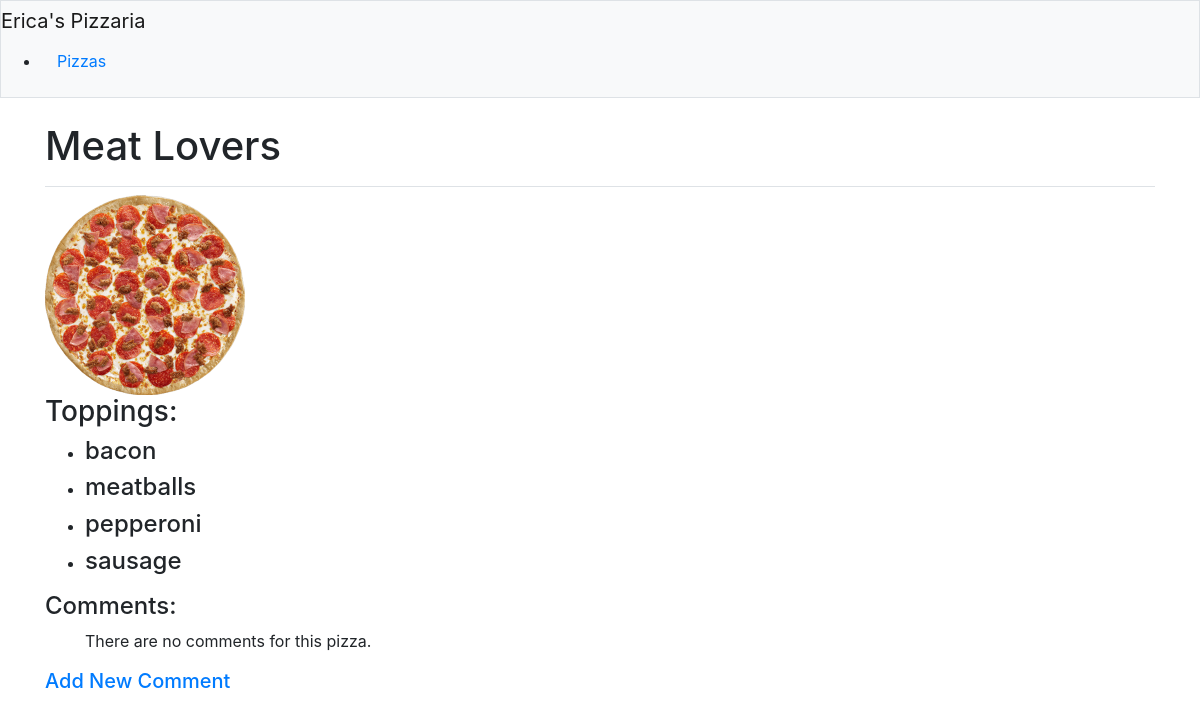
/toppings/3/, run on an earlier commit of the app's database.
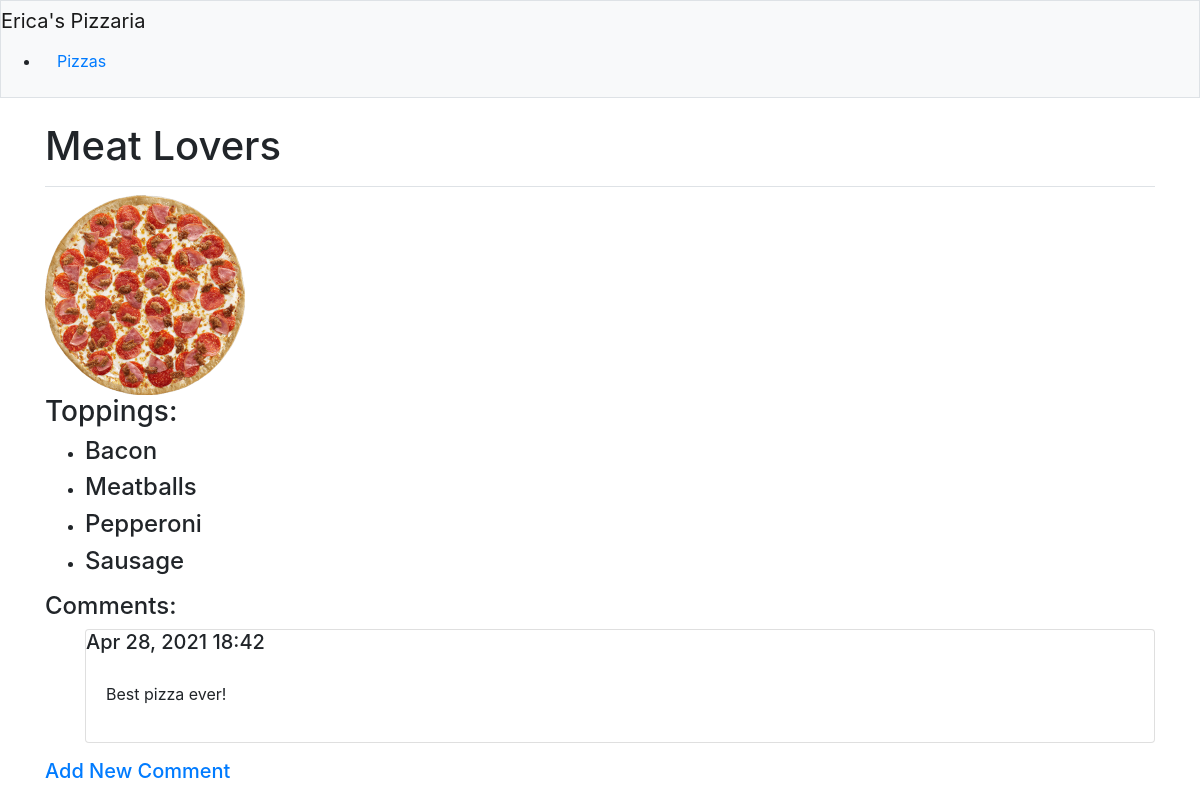
And on a later commit of the database.
### pizzas/models.py (models this page shows, shortened)
class Topping(models.Model):
    pizza = models.ForeignKey(Pizza, on_delete = models.CASCADE)
    name = models.CharField(max_length = 50)

class Comment(models.Model):
    pizza = models.ForeignKey(Pizza,on_delete=models.CASCADE)
    text = models.TextField()
    date_added = models.DateTimeField(auto_now_add=True)

### pizzas/views.py (the view)
# urls.py: path('toppings/<int:pizza_id>/',views.toppings,name='toppings'),
def toppings(request,pizza_id):
    pizza = Pizza.objects.get(id=pizza_id)
    toppings = pizza.topping_set.order_by('name')
    comment = pizza.comment_set.order_by('date_added')
    context = {'pizza':pizza, 'toppings':toppings, 'comment':comment}
    return render(request,'pizzas/toppings.html',context)

### pizzas/models.py (called while the page is built)
    def __str__(self):
        return self.name

### pizzas/templates/pizzas/toppings.html
{% extends "pizzas/base.html" %}
{% block page_header %}
<h1>{{ pizza }}</h1>
{% endblock page_header %}
{% block content %}
{% load static %}
{% if pizza.id == 1 %}
<img src="{% static 'pizzas/images/cheesepizza.png' %}">
{% elif pizza.id == 2 %}
<img src="{% static 'pizzas/images/pepperonipizza.png' %}">
{% elif pizza.id == 3 %}
<img src="{% static 'pizzas/images/meatloverspizza.png' %}">
{% else %}
<img src="{% static 'pizzas/images/hawaiianpizza.png' %}">
{% endif %}
<h3>Toppings:</h3>
<ul>
    {% for t in toppings %}
    <li>
        <h4>
            {{ t.name }}
        </h4>
    </li>
    {% empty %}
    <li>
        <h4>No toppings have been added yet.</h4>
    </li>
    {% endfor %}
</ul>
<h4>Comments:</h4>
<ul>
    {% for c in comment %}
    <div class="card mb-3">
        <h5 class+"card-header">
            {{ c.date_added|date:'M d, Y H:i' }}
        </h5>
        <div class="card-body">
            {{ c.text|linebreaks }}
        </div>
    </div>
    {% empty %}
    <p>There are no comments for this pizza.</p>
    {% endfor %}
</ul>
<h5><a href="{% url 'pizzas:new_comment' pizza.id %}">Add New Comment</a></h5>
{% endblock content %}

What changed in the data, as far as the page shows it:
removed Topping: name "bacon"
removed Topping: name "meatballs"
removed Topping: name "pepperoni"
removed Topping: name "sausage"
added Topping: name "Bacon"
added Topping: name "Meatballs"
added Topping: name "Pepperoni"
added Topping: name "Sausage"
added Comment: date_added "Apr 28, 2021 18:42", text "Best pizza ever!"
Also different on the page:
text no longer shown: "There are no comments for this pizza."
